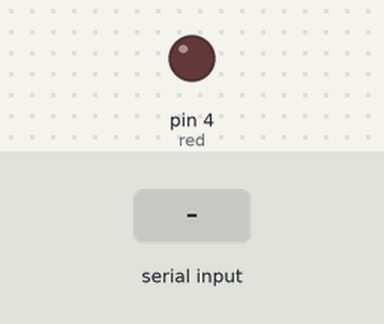
The sketch below on a simulated Arduino Uno, built with avr-gcc and run on an emulated ATmega328P. On the bench: output pins drawn as LEDs (lit = HIGH). The inputs (shaded band) are chosen by the test bench.

Above: at 1.2 s.
1.3 s: "Turn on" received over Serial
At 3.5 s:
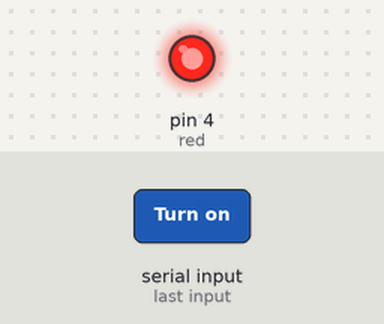
3.8 s: "Turn off" received over Serial
At 5.4 s:
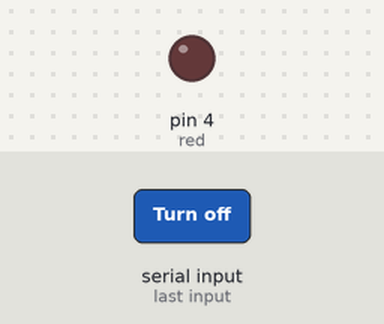
Timing chart, 0 to 6.9 s (numbered marks = the images above; inputs shaded):
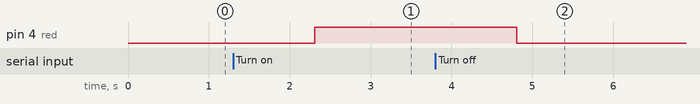

The sketch:

Light_Control_With_Voice.ino
```cpp
const int red = 4;
String reading;
void setup( ) {
pinMode(red, OUTPUT);
Serial.begin(9600); // Adjust speed of serial monitor
}
void loop( ) {
if(Serial.available()>0) {
reading=Serial.readString();
if (reading=="Turn on"){ digitalWrite(red,1);}
else if (reading=="Turn off"){
digitalWrite(red,0); }
}}
```

Measured:
- after the input at 1.3 s, pin 4 (red): LOW → HIGH after 1.0 s
- after the input at 3.8 s, pin 4 (red): HIGH → LOW after 1.0 s
